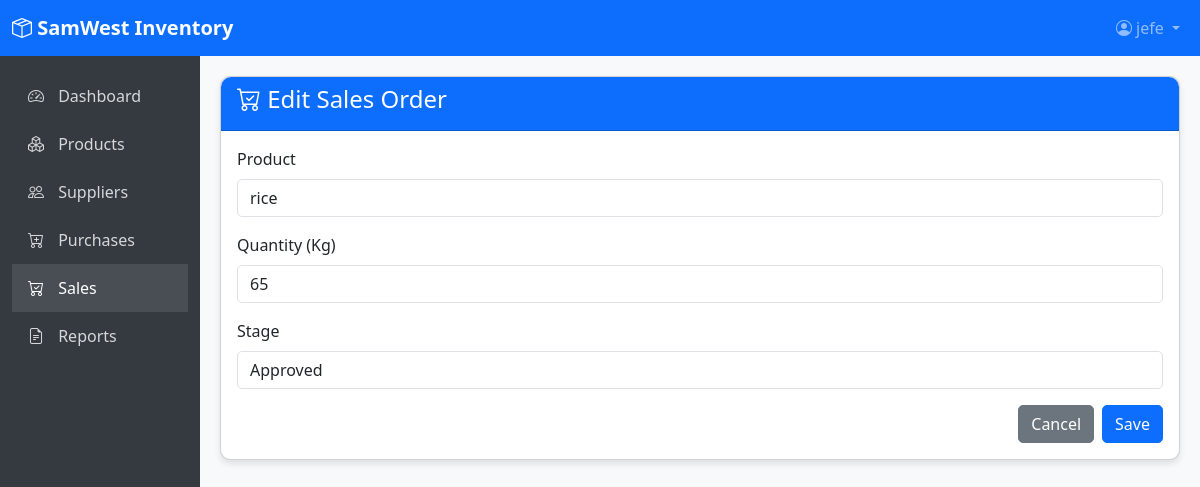
The page /sales/edit/1/ (signed in) on the database its author committed.
### inventory/models.py (models this page shows, shortened)
class SalesOrder(models.Model):
    STAGE_CHOICES = (
        ('Pending', 'Pending'),
        ('Processing', 'Processing'),
        ('Approved', 'Approved'),
        ('Rejected', 'Rejected'),
    )
    product = models.ForeignKey(Product, on_delete=models.CASCADE)
    quantity = models.IntegerField()
    date_sold = models.DateTimeField(auto_now_add=True)
    stage = models.CharField(max_length=20, choices=STAGE_CHOICES, default='Pending')

### inventory/views.py (the view)
# urls.py: path('sales/edit/<int:pk>/', views.sales_edit, name='sales_edit'),
@login_required
def sales_edit(request, pk):
    sale = get_object_or_404(SalesOrder, pk=pk)
    if request.method == "POST":
        form = SalesOrderForm(request.POST, instance=sale)
        if form.is_valid():
            try:
                form.save()
                messages.success(request, 'Sales order updated successfully.')
                return redirect('sales_list')
            except ValueError as e:
                messages.error(request, str(e))
    else:
        form = SalesOrderForm(instance=sale)
    return render(request, 'sales_form.html', {'form': form, 'title': 'Edit Sales Order'})

### inventory/forms.py
class SalesOrderForm(forms.ModelForm):
    class Meta:
        model = SalesOrder
        fields = ['product', 'quantity', 'stage']
    def __init__(self, *args, **kwargs):
        super().__init__(*args, **kwargs)
        for field in self.fields:
            self.fields[field].widget.attrs.update({'class': 'form-control'})

### inventory/models.py (called while the page is built)
    def __str__(self):
        return self.name

### inventory/templates/sales_form.html (shortened to what this page needs)
{% extends 'base.html' %}
{% block content %}
<div class="card">
    <div class="card-header bg-primary text-white">
        <h4><i class="bi bi-cart-check"></i> {{ title }}</h4>
    </div>
    <div class="card-body">
        <form method="post">
            <div class="mb-3">
                <label for="product" class="form-label">Product</label>
                {{ form.product }}
            </div>
            <div class="mb-3">
                <label for="quantity" class="form-label">Quantity (Kg)</label>
                {{ form.quantity }}
            </div>
            <div class="mb-3">
                <label for="stage" class="form-label">Stage</label>
                {{ form.stage }}
            </div>
            <div class="d-flex justify-content-end">
                <a href="{% url 'sales_list' %}" class="btn btn-secondary me-2">Cancel</a>
                <button type="submit" class="btn btn-primary">Save</button>
            </div>
        </form>
    </div>
</div>
{% endblock %}

### inventory/templates/base.html (shortened to what this page needs)
<!DOCTYPE html>
<html lang="en">
<head>
    <link href="https://cdn.jsdelivr.net/npm/bootstrap@5.3.0/dist/css/bootstrap.min.css" rel="stylesheet">
    <link rel="stylesheet" href="https://cdn.jsdelivr.net/npm/bootstrap-icons@1.10.0/font/bootstrap-icons.css">
</head>
<body>
    <nav class="navbar navbar-expand-lg navbar-dark bg-primary">
        <div class="container-fluid">
            <a class="navbar-brand" href="{% url 'dashboard' %}">
                <i class="bi bi-box-seam"></i> SamWest Inventory
            </a>
            <div class="collapse navbar-collapse" id="navbarNav">
                <ul class="navbar-nav ms-auto">
                    {% if user.is_authenticated %}
                    <li class="nav-item dropdown">
                        <a class="nav-link dropdown-toggle" href="#" id="navbarDropdown" role="button" data-bs-toggle="dropdown">
                            <i class="bi bi-person-circle"></i> {{ user.username }}
                        </a>
                    </li>
                    {% endif %}
                </ul>
            </div>
        </div>
    </nav>
    <div class="container-fluid">
        <div class="row">
            {% if user.is_authenticated %}
            <div class="col-md-2 sidebar d-none d-md-block">
                <div class="pt-3">
                    <ul class="nav flex-column">
                        <li class="nav-item">
                            <a class="nav-link {% if request.resolver_match.url_name == 'dashboard' %}active{% endif %}" href="{% url 'dashboard' %}">
                                <i class="bi bi-speedometer2"></i> Dashboard
                            </a>
                        </li>
                        <li class="nav-item">
                            <a class="nav-link {% if 'product' in request.resolver_match.url_name %}active{% endif %}" href="{% url 'product_list' %}">
                                <i class="bi bi-boxes"></i> Products
                            </a>
                        </li>
                        <li class="nav-item">
                            <a class="nav-link {% if 'supplier' in request.resolver_match.url_name %}active{% endif %}" href="{% url 'supplier_list' %}">
                                <i class="bi bi-people"></i> Suppliers
                            </a>
                        </li>
                        <li class="nav-item">
                            <a class="nav-link {% if 'purchase' in request.resolver_match.url_name %}active{% endif %}" href="{% url 'purchase_list' %}">
                                <i class="bi bi-cart-plus"></i> Purchases
                            </a>
                        </li>
                        <li class="nav-item">
                            <a class="nav-link {% if 'sales' in request.resolver_match.url_name %}active{% endif %}" href="{% url 'sales_list' %}">
                                <i class="bi bi-cart-check"></i> Sales
                            </a>
                        </li>
                        <li class="nav-item">
                            <a class="nav-link {% if request.resolver_match.url_name == 'reports' %}active{% endif %}" href="{% url 'reports' %}">
                                <i class="bi bi-file-earmark-text"></i> Reports
                            </a>
                        </li>
                    </ul>
                </div>
            </div>
            {% endif %}
            <div class="{% if user.is_authenticated %}col-md-10{% else %}col-12{% endif %} content">
                {% block content %}{% endblock %}
            </div>
        </div>
    </div>
</body>
</html>

### inventory/templates/base.html (style rules this page uses)
body { background-color: #f8f9fa; }
.navbar-brand { font-weight: 700; }
.card { border-radius: 10px; box-shadow: 0 4px 6px rgba(0, 0, 0, 0.1); margin-bottom: 20px; }
.card-header { border-radius: 10px 10px 0 0 !important; font-weight: 600; }
.sidebar { min-height: calc(100vh - 56px); background: #343a40; color: white; }
.sidebar .nav-link { color: rgba(255, 255, 255, 0.8); padding: 0.75rem 1rem; }
.sidebar .nav-link:hover, .sidebar .nav-link.active { color: white; background: rgba(255, 255, 255, 0.1); }
.sidebar .nav-link i { margin-right: 10px; }
.content { padding: 20px; }
.form-control, .form-select { border-radius: 5px; }
.btn { border-radius: 5px; }

### rows shown on the page
SalesOrder: product "rice", quantity "65", stage "Approved"

### other values the page prints
{{ user.username }} "jefe"
{{ title }} "Edit Sales Order"
